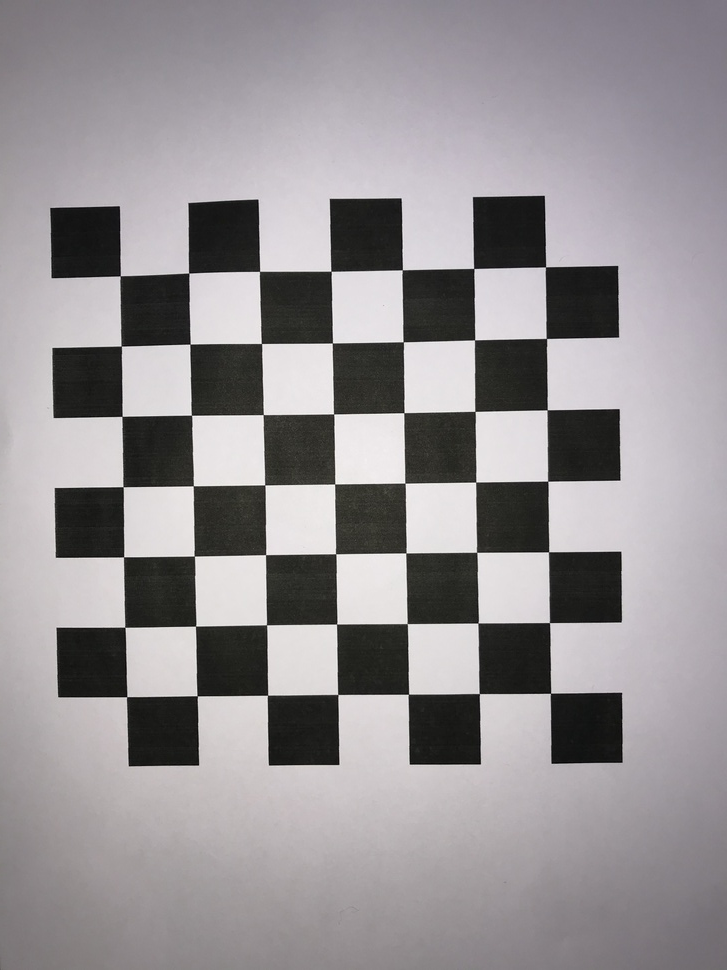
//> input picture chess1.jpg, 727 x 970 px, shrunk from 3024 x 4032 before the run, given in place of 1.jpg, which was not available
$ ./CameraCalibrator   (built with g++ and OpenCV 4)
//> lines starting //> are read from the running program, lines starting //| are printed output that depends on the picture; after the words box and inside, x2 and y2 are one past the last pixel; in counts of white or black regions, pixels touching at a corner belong together; pictures that were not available may be replaced by others from this repository, and a replacement may not be noted
### CameraCalibrator.h
// [16 lines of licence text are left out]

#ifndef CAMERACALIBRATOR_H
#define CAMERACALIBRATOR_H

#include <vector>
#include <iostream>

#include <opencv2/core/core.hpp>
#include "opencv2/imgproc/imgproc.hpp"
#include "opencv2/calib3d/calib3d.hpp"
#include <opencv2/highgui/highgui.hpp>

std::vector<std::vector<cv::Point3f>> objectPoints;
std::vector<std::vector<cv::Point2f>> imagePoints;
// output Matrices
cv::Mat cameraMatrix;
cv::Mat distCoeffs;


class CameraCalibrator {

	// input points

	// flag to specify how calibration is done
	int flag;
	// used in image undistortion
    cv::Mat map1,map2;
	bool mustInitUndistort;


  public:
	CameraCalibrator() : flag(0), mustInitUndistort(true) {};


  cv::Vec3d triangulate(const cv::Mat &p1, const cv::Mat &p2, const cv::Vec2d &u1, const cv::Vec2d &u2);
  void triangulate(const cv::Mat &p1, const cv::Mat &p2, const std::vector<cv::Vec2d> &pts1, const std::vector<cv::Vec2d> &pts2, std::vector<cv::Vec3d> &pts3D);
	// Open the chessboard images and extract corner points
	int addChessboardPoints(const std::vector<std::string>& filelist, cv::Size & boardSize);
	// Add scene points and corresponding image points
    void addPoints(const std::vector<cv::Point2f>& imageCorners, const std::vector<cv::Point3f>& objectCorners);
	// Calibrate the camera
	double calibrate(cv::Size &imageSize);
    // Set the calibration flag
    void setCalibrationFlag(bool radial8CoeffEnabled=false, bool tangentialParamEnabled=false);
	// Remove distortion in an image (after calibration)
	cv::Mat remap(const cv::Mat &image);

    // Getters
    cv::Mat getCameraMatrix() { return cameraMatrix; }
    cv::Mat getDistCoeffs()   { return distCoeffs; }
};

#endif // CAMERACALIBRATOR_H

### CameraCalibrator.cpp

#include "CameraCalibrator.h"

#include <opencv2/opencv.hpp>
#include "opencv2/xfeatures2d.hpp"

using namespace std;
using namespace cv;

std::vector<cv::Mat> rvecs, tvecs;

// Open chessboard images and extract corner points
int CameraCalibrator::addChessboardPoints(
         const std::vector<std::string>& filelist,
         cv::Size & boardSize) {

  // the points on the chessboard
  std::vector<cv::Point2f> imageCorners;
  std::vector<cv::Point3f> objectCorners;


    // 3D Scene Points:
    // Initialize the chessboard corners
    // in the chessboard reference frame
  // The corners are at 3D location (X,Y,Z)= (i,j,0)
  for (int i=0; i<boardSize.height; i++) {
    for (int j=0; j<boardSize.width; j++) {

      objectCorners.push_back(cv::Point3f(i, j, 0.0f));
    }
  }

    // 2D Image points:
    cv::Mat image; // to contain chessboard image
    int successes = 0;
    // for all viewpoints
    for (int i=0; i<filelist.size(); i++) {

        // Open the image
        image = cv::imread(filelist[i],0);
//> image: 970 rows x 727 cols, CV_8UC1; min 0, max 255, mean 146.3

        // Get the chessboard corners
        bool found = cv::findChessboardCorners(
                        image, boardSize, imageCorners);
//> imageCorners = 49 Points (x, y), first 12: [545.5, 266.9], [546.5, 338.5], [547.2, 409.8], [547.7, 481.2], [548.6, 551.8], [549.4, 622.6], [550.5, 693.2], [473.7, 268.5], [474.5, 339.8], [475, 411.4], [475.7, 482.1], [476.6, 552.3]; found = true

        // Get subpixel accuracy on the corners
        cv::cornerSubPix(image, imageCorners,
                  cv::Size(5,5),
                  cv::Size(-1,-1),
      cv::TermCriteria(cv::TermCriteria::MAX_ITER +
                          cv::TermCriteria::EPS,
             30,    // max number of iterations
             0.1));     // min accuracy
//> imageCorners = 49 Points (x, y), first 12: [545.5, 266.9], [546.4, 338.4], [547.2, 409.8], [547.7, 481.2], [548.6, 551.8], [549.5, 622.6], [550.5, 693.3], [473.8, 268.5], [474.6, 339.8], [475, 411.4], [475.7, 482.1], [476.6, 552.3]

          // If we have a good board, add it to our data
      if (imageCorners.size() == boardSize.area()) {

      // Add image and scene points from one view
            addPoints(imageCorners, objectCorners);
//> in addPoints, `imagePoints.push_back(imageCorners);`: imagePoints = 1 point lists
            successes++;
          }


        //Draw the corners
        cv::drawChessboardCorners(image, boardSize, imageCorners, found);
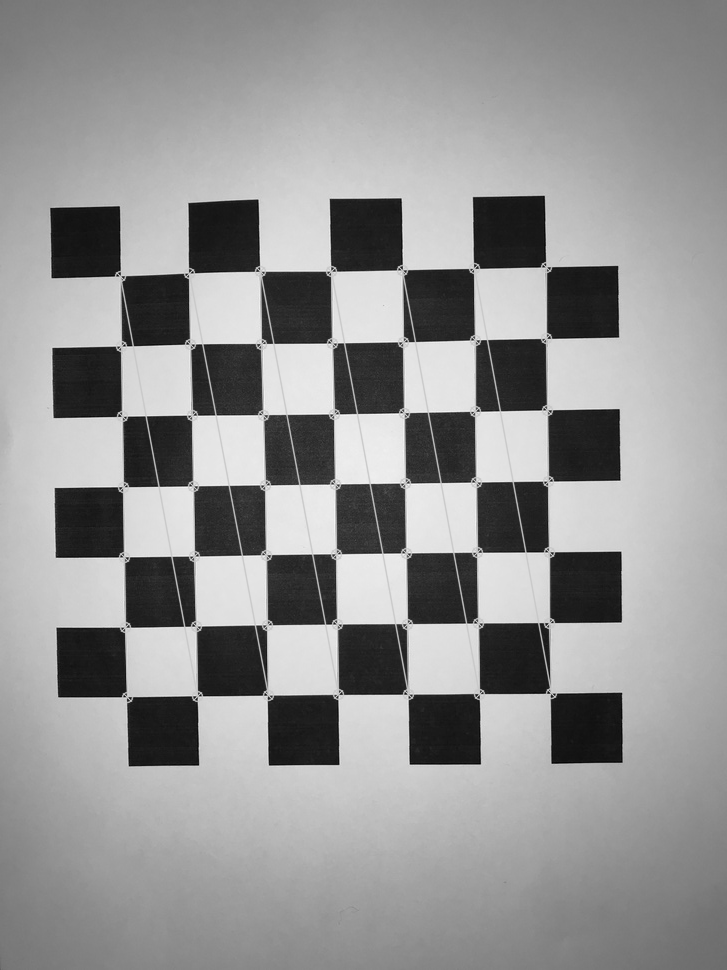
//> image: 970 rows x 727 cols, CV_8UC1; min 0, max 253, mean 147.4
        cv::imshow("Corners on Chessboard", image);
        cv::waitKey(100);
    }
//> pass 2 of the loop in addChessboardPoints, `for (int i=0; i<filelist.size(); i++)`:
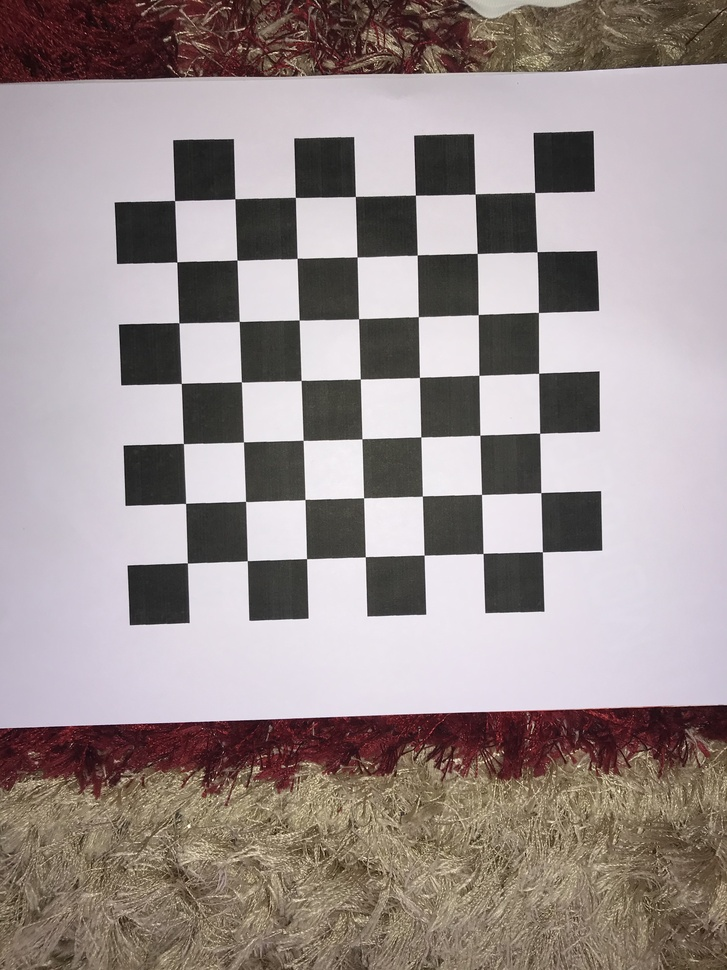
//> input picture chess2.jpg, 727 x 970 px, shrunk from 3024 x 4032 before the run, given in place of 2.jpg, which was not available
//> in addChessboardPoints, `image = cv::imread(filelist[i],0);`:
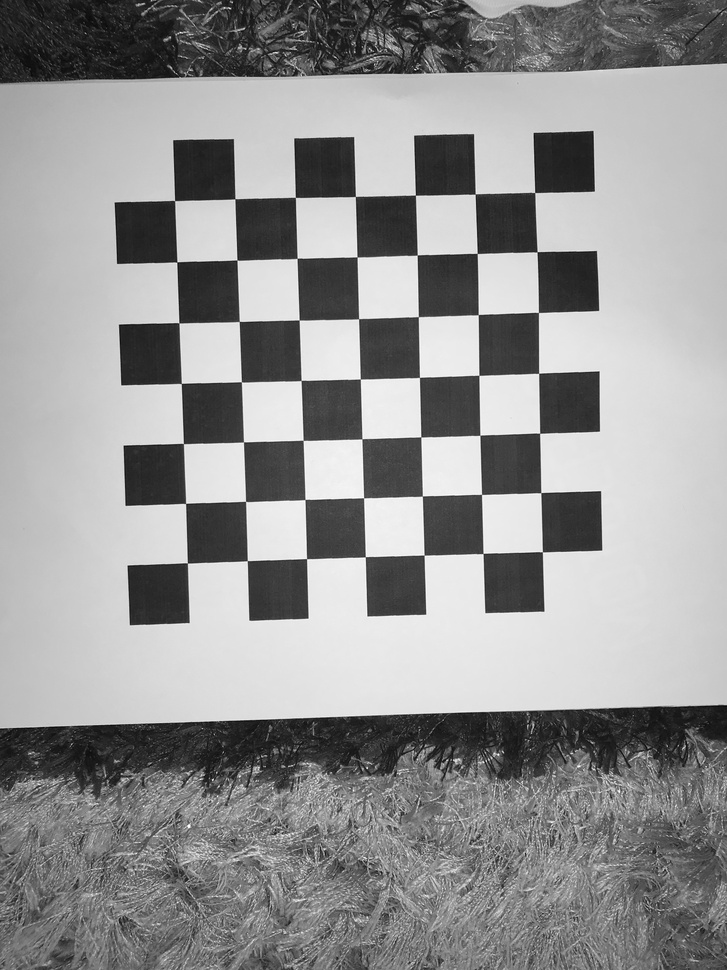
//> image: 970 rows x 727 cols, CV_8UC1; min 5, max 255, mean 146.8
//> in addChessboardPoints, `bool found = cv::findChessboardCorners( image, boardSize, imageCorners);`: imageCorners = 49 Points (x, y), first 12: [534.8, 192.5], [537, 251.8], [538.4, 312.5], [538.7, 373.2], [539.7, 433.1], [540.9, 492.8], [542.3, 551.9], [475.1, 194], [477.1, 253.4], [478.1, 314.8], [479, 375.2], [479.9, 435.2]
//> in addChessboardPoints, `cv::cornerSubPix(image, imageCorners, cv::Size(5,5), cv::Size(-1,-1), ..`: imageCorners = 49 Points (x, y), first 12: [534.7, 192.5], [537, 251.8], [538.5, 312.5], [538.6, 373.3], [539.6, 433.3], [540.8, 492.7], [542.4, 551.8], [475.2, 194], [477.2, 253.4], [478.2, 314.6], [478.9, 375.3], [479.9, 435.3]
//> in addChessboardPoints, `cv::drawChessboardCorners(image, boardSize, imageCorners, found);`:
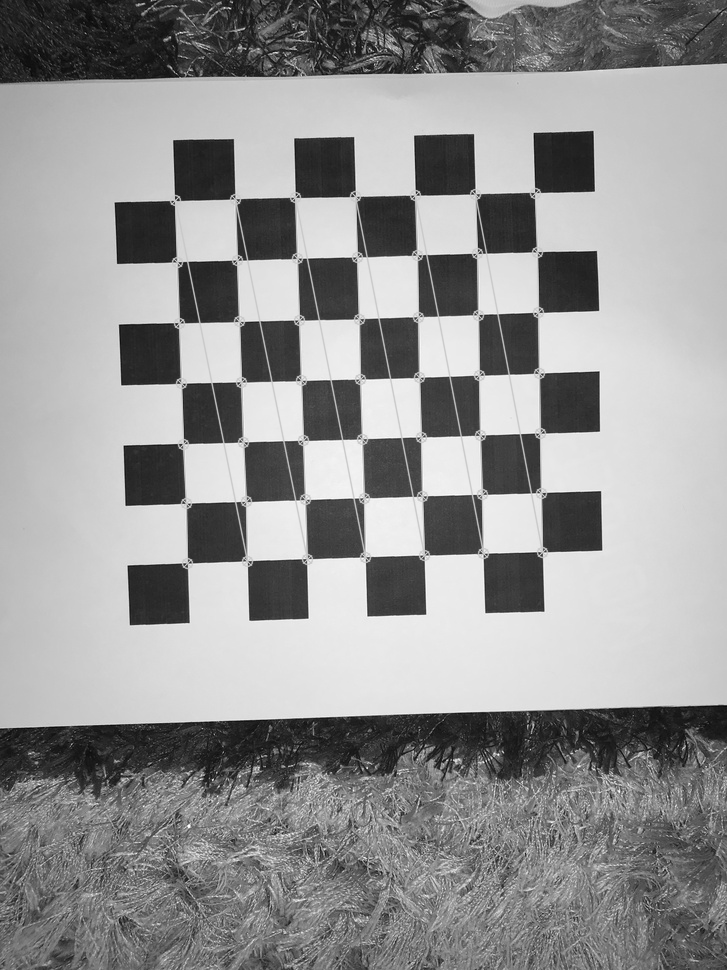
//> image: 970 rows x 727 cols, CV_8UC1; 2.49% of pixels changed, all inside (x1, y1, x2, y2) = (169, 187, 549, 570)

  return successes;
}

// Add scene points and corresponding image points
void CameraCalibrator::addPoints(const std::vector<cv::Point2f>& imageCorners, const std::vector<cv::Point3f>& objectCorners) {

  // 2D image points from one view
  imagePoints.push_back(imageCorners);
  // corresponding 3D scene points
  objectPoints.push_back(objectCorners);

}

// Calibrate the camera
// returns the re-projection error
// [59 lines left out: functions calibrate, triangulate, triangulate, not called in this run]


int main(){

  cout<<"compiled"<<endl;

  const std::vector<std::string> files = {"boards/1.jpg", "boards/2.jpg","boards/3.jpg","boards/4.jpg","boards/5.jpg","boards/6.jpg","boards/7.jpg","boards/8.jpg","boards/9.jpg","boards/10.jpg","boards/11.jpg","boards/12.jpg","boards/13.jpg","boards/14.jpg","boards/15.jpg","boards/16.jpg","boards/17.jpg","boards/18.jpg","boards/19.jpg","boards/20.jpg","boards/21.jpg","boards/22.jpg","boards/23.jpg","boards/24.jpg","boards/25.jpg"};
  cv::Size board_size(7,7);

  CameraCalibrator cal;
//> (the run ends here: the program stops with an error, at `bool found = cv::findChessboardCorners(`)
